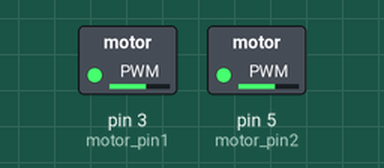
Simulated run of this sketch. Board: Arduino Uno, built with avr-gcc and run on an emulated ATmega328P. On the bench: switched loads named in the sketch (green lamp = pin HIGH).

Above: at 0.1 s.
Timing chart, 0 to 1.6 s (numbered marks = the images above):
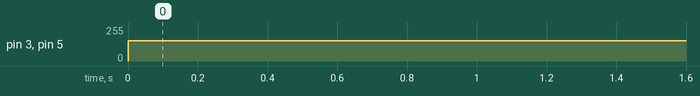

The sketch:

always_on.ino
```cpp
int motor_pin1 = 3;
int motor_pin2 = 5;

float target_voltage = 3;

void setup() {
  pinMode(motor_pin1, OUTPUT);
  pinMode(motor_pin2, OUTPUT);
}

void loop() {
  analogWrite(motor_pin1, 255 * target_voltage / 5);
  analogWrite(motor_pin2, 255 * target_voltage / 5);
}
```

Measured:
- by itself, pin 3 (motor_pin1), pin 5 (motor_pin2): 0/255 → 153/255 at 0.00 s
